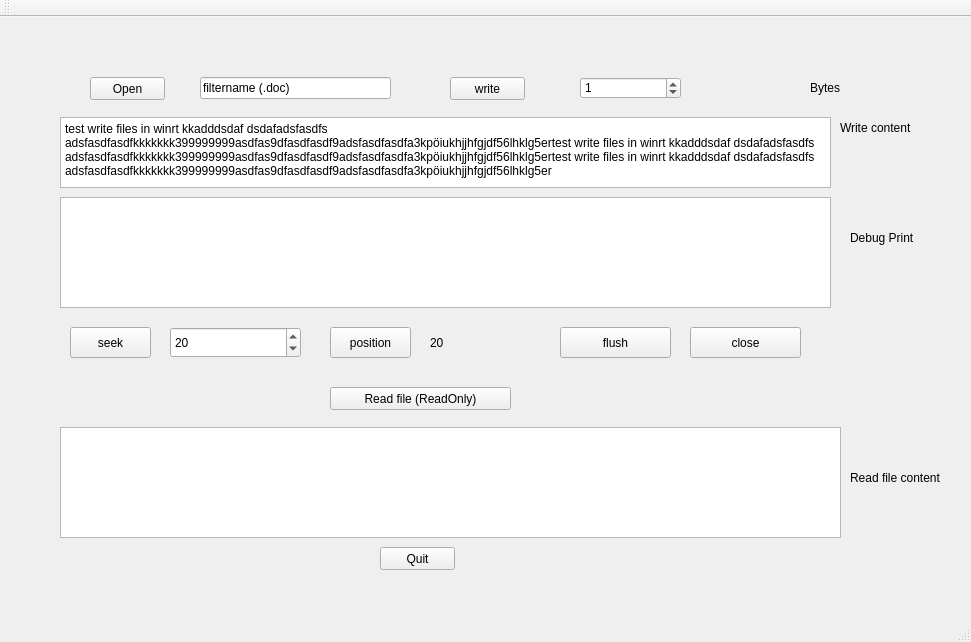
<?xml version="1.0" encoding="UTF-8"?>
<ui version="4.0">
 <class>MainWindow</class>
 <widget class="QMainWindow" name="MainWindow">
  <property name="geometry">
   <rect>
    <x>0</x>
    <y>0</y>
    <width>971</width>
    <height>642</height>
   </rect>
  </property>
  <property name="windowTitle">
   <string>MainWindow</string>
  </property>
  <widget class="QWidget" name="centralWidget">
   <widget class="QPushButton" name="pushButton_write">
    <property name="geometry">
     <rect>
      <x>450</x>
      <y>60</y>
      <width>75</width>
      <height>23</height>
     </rect>
    </property>
    <property name="text">
     <string>write</string>
    </property>
   </widget>
   <widget class="QPushButton" name="pushButton_quit">
    <property name="geometry">
     <rect>
      <x>380</x>
      <y>530</y>
      <width>75</width>
      <height>23</height>
     </rect>
    </property>
    <property name="text">
     <string>Quit</string>
    </property>
   </widget>
   <widget class="QPlainTextEdit" name="messageText">
    <property name="geometry">
     <rect>
      <x>60</x>
      <y>180</y>
      <width>771</width>
      <height>111</height>
     </rect>
    </property>
   </widget>
   <widget class="QPlainTextEdit" name="writeContent">
    <property name="geometry">
     <rect>
      <x>60</x>
      <y>100</y>
      <width>771</width>
      <height>71</height>
     </rect>
    </property>
    <property name="plainText">
     <string>test write files in winrt kkadddsdaf dsdafadsfasdfs adsfasdfasdfkkkkkkk399999999asdfas9dfasdfasdf9adsfasdfasdfa3kpöiukhjjhfgjdf56lhklg5ertest write files in winrt kkadddsdaf dsdafadsfasdfs adsfasdfasdfkkkkkkk399999999asdfas9dfasdfasdf9adsfasdfasdfa3kpöiukhjjhfgjdf56lhklg5ertest write files in winrt kkadddsdaf dsdafadsfasdfs adsfasdfasdfkkkkkkk399999999asdfas9dfasdfasdf9adsfasdfasdfa3kpöiukhjjhfgjdf56lhklg5er</string>
    </property>
   </widget>
   <widget class="QPushButton" name="pushButton_open">
    <property name="geometry">
     <rect>
      <x>90</x>
      <y>60</y>
      <width>75</width>
      <height>23</height>
     </rect>
    </property>
    <property name="text">
     <string>Open</string>
    </property>
   </widget>
   <widget class="QPlainTextEdit" name="read_text">
    <property name="geometry">
     <rect>
      <x>60</x>
      <y>410</y>
      <width>781</width>
      <height>111</height>
     </rect>
    </property>
    <property name="plainText">
     <string/>
    </property>
   </widget>
   <widget class="QPushButton" name="pushButton_openReadOnly">
    <property name="geometry">
     <rect>
      <x>330</x>
      <y>370</y>
      <width>181</width>
      <height>23</height>
     </rect>
    </property>
    <property name="text">
     <string>Read file (ReadOnly)</string>
    </property>
   </widget>
   <widget class="QPushButton" name="pushButton_seek">
    <property name="geometry">
     <rect>
      <x>70</x>
      <y>310</y>
      <width>81</width>
      <height>31</height>
     </rect>
    </property>
    <property name="text">
     <string>seek</string>
    </property>
   </widget>
   <widget class="QPushButton" name="pushButton_pos">
    <property name="geometry">
     <rect>
      <x>330</x>
      <y>310</y>
      <width>81</width>
      <height>31</height>
     </rect>
    </property>
    <property name="text">
     <string>position</string>
    </property>
   </widget>
   <widget class="QPushButton" name="pushButton_close">
    <property name="geometry">
     <rect>
      <x>690</x>
      <y>310</y>
      <width>111</width>
      <height>31</height>
     </rect>
    </property>
    <property name="text">
     <string>close</string>
    </property>
   </widget>
   <widget class="QPushButton" name="pushButton_flush">
    <property name="geometry">
     <rect>
      <x>560</x>
      <y>310</y>
      <width>111</width>
      <height>31</height>
     </rect>
    </property>
    <property name="text">
     <string>flush</string>
    </property>
   </widget>
   <widget class="QLabel" name="label">
    <property name="geometry">
     <rect>
      <x>840</x>
      <y>100</y>
      <width>101</width>
      <height>21</height>
     </rect>
    </property>
    <property name="text">
     <string>Write content</string>
    </property>
   </widget>
   <widget class="QLabel" name="label_2">
    <property name="geometry">
     <rect>
      <x>850</x>
      <y>210</y>
      <width>101</width>
      <height>21</height>
     </rect>
    </property>
    <property name="text">
     <string>Debug Print</string>
    </property>
   </widget>
   <widget class="QLabel" name="label_3">
    <property name="geometry">
     <rect>
      <x>850</x>
      <y>450</y>
      <width>101</width>
      <height>21</height>
     </rect>
    </property>
    <property name="text">
     <string>Read file content</string>
    </property>
   </widget>
   <widget class="QSpinBox" name="seek_spinBox">
    <property name="geometry">
     <rect>
      <x>170</x>
      <y>310</y>
      <width>131</width>
      <height>31</height>
     </rect>
    </property>
    <property name="maximum">
     <number>100000</number>
    </property>
    <property name="value">
     <number>20</number>
    </property>
   </widget>
   <widget class="QLabel" name="positionText">
    <property name="geometry">
     <rect>
      <x>430</x>
      <y>310</y>
      <width>111</width>
      <height>31</height>
     </rect>
    </property>
    <property name="text">
     <string>20</string>
    </property>
   </widget>
   <widget class="QSpinBox" name="writetimes">
    <property name="geometry">
     <rect>
      <x>580</x>
      <y>60</y>
      <width>101</width>
      <height>22</height>
     </rect>
    </property>
    <property name="maximum">
     <number>100000</number>
    </property>
    <property name="value">
     <number>1</number>
    </property>
   </widget>
   <widget class="QLineEdit" name="filtersString">
    <property name="geometry">
     <rect>
      <x>200</x>
      <y>60</y>
      <width>191</width>
      <height>22</height>
     </rect>
    </property>
    <property name="text">
     <string>filtername (.doc)</string>
    </property>
   </widget>
   <widget class="QLabel" name="bytesToWrite">
    <property name="geometry">
     <rect>
      <x>700</x>
      <y>60</y>
      <width>101</width>
      <height>21</height>
     </rect>
    </property>
    <property name="text">
     <string/>
    </property>
   </widget>
   <widget class="QLabel" name="label_4">
    <property name="geometry">
     <rect>
      <x>810</x>
      <y>60</y>
      <width>101</width>
      <height>21</height>
     </rect>
    </property>
    <property name="text">
     <string>Bytes</string>
    </property>
   </widget>
  </widget>
  <widget class="QMenuBar" name="menuBar">
   <property name="geometry">
    <rect>
     <x>0</x>
     <y>0</y>
     <width>971</width>
     <height>26</height>
    </rect>
   </property>
  </widget>
  <widget class="QToolBar" name="mainToolBar">
   <attribute name="toolBarArea">
    <enum>TopToolBarArea</enum>
   </attribute>
   <attribute name="toolBarBreak">
    <bool>false</bool>
   </attribute>
  </widget>
  <widget class="QStatusBar" name="statusBar"/>
 </widget>
 <layoutdefault spacing="6" margin="11"/>
 <resources/>
 <connections/>
</ui>
